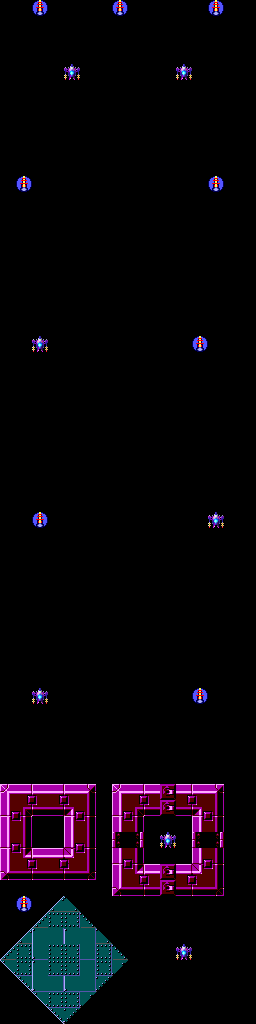

The image is a tile-based game level rendered from a .tmx file. Its description and complete source (layers, tilesets, objects, tile grids) follow:
An orthogonal 16x64 tile map with 16x16 px tiles, 3 tile layers (Background, Tiles, Spawns).

<map version="1.10" tiledversion="1.11.0" orientation="orthogonal" renderorder="right-down" width="16" height="64" tilewidth="16" tileheight="16" infinite="0" nextlayerid="4" nextobjectid="1">
 <tileset firstgid="1" source="../../level-design/assets/tilesets/dg/dg0.tsx" />
 <layer id="3" name="Background" locked="1" width="16" height="64">
  <data encoding="csv">
0,0,0,0,0,0,0,0,0,0,0,0,0,0,0,0,
0,0,0,0,0,0,0,0,0,0,0,0,0,0,0,0,
0,0,0,0,0,0,0,0,0,0,0,0,0,0,0,0,
0,0,0,0,0,0,0,0,0,0,0,0,0,0,0,0,
0,0,0,0,0,0,0,0,0,0,0,0,0,0,0,0,
0,0,0,0,0,0,0,0,0,0,0,0,0,0,0,0,
0,0,0,0,0,0,0,0,0,0,0,0,0,0,0,0,
0,0,0,0,0,0,0,0,0,0,0,0,0,0,0,0,
0,0,0,0,0,0,0,0,0,0,0,0,0,0,0,0,
0,0,0,0,0,0,0,0,0,0,0,0,0,0,0,0,
0,0,0,0,0,0,0,0,0,0,0,0,0,0,0,0,
0,0,0,0,0,0,0,0,0,0,0,0,0,0,0,0,
0,0,0,0,0,0,0,0,0,0,0,0,0,0,0,0,
0,0,0,0,0,0,0,0,0,0,0,0,0,0,0,0,
0,0,0,0,0,0,0,0,0,0,0,0,0,0,0,0,
0,0,0,0,0,0,0,0,0,0,0,0,0,0,0,0,
0,0,0,0,0,0,0,0,0,0,0,0,0,0,0,0,
0,0,0,0,0,0,0,0,0,0,0,0,0,0,0,0,
0,0,0,0,0,0,0,0,0,0,0,0,0,0,0,0,
0,0,0,0,0,0,0,0,0,0,0,0,0,0,0,0,
0,0,0,0,0,0,0,0,0,0,0,0,0,0,0,0,
0,0,0,0,0,0,0,0,0,0,0,0,0,0,0,0,
0,0,0,0,0,0,0,0,0,0,0,0,0,0,0,0,
0,0,0,0,0,0,0,0,0,0,0,0,0,0,0,0,
0,0,0,0,0,0,0,0,0,0,0,0,0,0,0,0,
0,0,0,0,0,0,0,0,0,0,0,0,0,0,0,0,
0,0,0,0,0,0,0,0,0,0,0,0,0,0,0,0,
0,0,0,0,0,0,0,0,0,0,0,0,0,0,0,0,
0,0,0,0,0,0,0,0,0,0,0,0,0,0,0,0,
0,0,0,0,0,0,0,0,0,0,0,0,0,0,0,0,
0,0,0,0,0,0,0,0,0,0,0,0,0,0,0,0,
0,0,0,0,0,0,0,0,0,0,0,0,0,0,0,0,
0,0,0,0,0,0,0,0,0,0,0,0,0,0,0,0,
0,0,0,0,0,0,0,0,0,0,0,0,0,0,0,0,
0,0,0,0,0,0,0,0,0,0,0,0,0,0,0,0,
0,0,0,0,0,0,0,0,0,0,0,0,0,0,0,0,
0,0,0,0,0,0,0,0,0,0,0,0,0,0,0,0,
0,0,0,0,0,0,0,0,0,0,0,0,0,0,0,0,
0,0,0,0,0,0,0,0,0,0,0,0,0,0,0,0,
0,0,0,0,0,0,0,0,0,0,0,0,0,0,0,0,
0,0,0,0,0,0,0,0,0,0,0,0,0,0,0,0,
0,0,0,0,0,0,0,0,0,0,0,0,0,0,0,0,
0,0,0,0,0,0,0,0,0,0,0,0,0,0,0,0,
0,0,0,0,0,0,0,0,0,0,0,0,0,0,0,0,
0,0,0,0,0,0,0,0,0,0,0,0,0,0,0,0,
0,0,0,0,0,0,0,0,0,0,0,0,0,0,0,0,
0,0,0,0,0,0,0,0,0,0,0,0,0,0,0,0,
0,0,0,0,0,0,0,0,0,0,0,0,0,0,0,0,
0,0,0,0,0,0,0,0,0,0,0,0,0,0,0,0,
0,0,0,0,0,0,0,0,0,0,0,0,0,0,0,0,
0,0,0,0,0,0,0,0,0,0,0,0,0,0,0,0,
0,0,0,0,0,0,0,0,0,0,0,0,0,0,0,0,
0,0,0,0,0,0,0,0,0,0,0,0,0,0,0,0,
0,0,0,0,0,0,0,0,0,0,0,0,0,0,0,0,
0,0,0,0,0,0,0,0,0,0,0,0,0,0,0,0,
0,0,0,0,0,0,0,0,0,0,0,0,0,0,0,0,
0,0,0,0,0,0,0,0,0,0,0,0,0,0,0,0,
0,0,0,0,0,0,0,0,0,0,0,0,0,0,0,0,
0,0,0,0,0,0,0,0,0,0,0,0,0,0,0,0,
0,0,0,0,0,0,0,0,0,0,0,0,0,0,0,0,
0,0,0,0,0,0,0,0,0,0,0,0,0,0,0,0,
0,0,0,0,0,0,0,0,0,0,0,0,0,0,0,0,
0,0,0,0,0,0,0,0,0,0,0,0,0,0,0,0,
0,0,0,0,0,0,0,0,0,0,0,0,0,0,0,0
  </data>
 </layer>
 <layer id="1" name="Tiles" width="16" height="64">
  <data encoding="csv">
0,0,8,0,0,0,0,8,0,0,0,0,0,8,0,0,
0,0,0,0,0,0,0,0,0,0,0,0,0,0,0,0,
0,0,0,0,0,0,0,0,0,0,0,0,0,0,0,0,
0,0,0,0,0,0,0,0,0,0,0,0,0,0,0,0,
0,0,0,0,1,0,0,0,0,0,0,1,0,0,0,0,
0,0,0,0,0,0,0,0,0,0,0,0,0,0,0,0,
0,0,0,0,0,0,0,0,0,0,0,0,0,0,0,0,
0,0,0,0,0,0,0,0,0,0,0,0,0,0,0,0,
0,0,0,0,0,0,0,0,0,0,0,0,0,0,0,0,
0,0,0,0,0,0,0,0,0,0,0,0,0,0,0,0,
0,0,0,0,0,0,0,0,0,0,0,0,0,0,0,0,
0,8,0,0,0,0,0,0,0,0,0,0,0,8,0,0,
0,0,0,0,0,0,0,0,0,0,0,0,0,0,0,0,
0,0,0,0,0,0,0,0,0,0,0,0,0,0,0,0,
0,0,0,0,0,0,0,0,0,0,0,0,0,0,0,0,
0,0,0,0,0,0,0,0,0,0,0,0,0,0,0,0,
0,0,0,0,0,0,0,0,0,0,0,0,0,0,0,0,
0,0,0,0,0,0,0,0,0,0,0,0,0,0,0,0,
0,0,0,0,0,0,0,0,0,0,0,0,0,0,0,0,
0,0,0,0,0,0,0,0,0,0,0,0,0,0,0,0,
0,0,0,0,0,0,0,0,0,0,0,0,0,0,0,0,
0,0,1,0,0,0,0,0,0,0,0,0,8,0,0,0,
0,0,0,0,0,0,0,0,0,0,0,0,0,0,0,0,
0,0,0,0,0,0,0,0,0,0,0,0,0,0,0,0,
0,0,0,0,0,0,0,0,0,0,0,0,0,0,0,0,
0,0,0,0,0,0,0,0,0,0,0,0,0,0,0,0,
0,0,0,0,0,0,0,0,0,0,0,0,0,0,0,0,
0,0,0,0,0,0,0,0,0,0,0,0,0,0,0,0,
0,0,0,0,0,0,0,0,0,0,0,0,0,0,0,0,
0,0,0,0,0,0,0,0,0,0,0,0,0,0,0,0,
0,0,0,0,0,0,0,0,0,0,0,0,0,0,0,0,
0,0,0,0,0,0,0,0,0,0,0,0,0,0,0,0,
0,0,8,0,0,0,0,0,0,0,0,0,0,1,0,0,
0,0,0,0,0,0,0,0,0,0,0,0,0,0,0,0,
0,0,0,0,0,0,0,0,0,0,0,0,0,0,0,0,
0,0,0,0,0,0,0,0,0,0,0,0,0,0,0,0,
0,0,0,0,0,0,0,0,0,0,0,0,0,0,0,0,
0,0,0,0,0,0,0,0,0,0,0,0,0,0,0,0,
0,0,0,0,0,0,0,0,0,0,0,0,0,0,0,0,
0,0,0,0,0,0,0,0,0,0,0,0,0,0,0,0,
0,0,0,0,0,0,0,0,0,0,0,0,0,0,0,0,
0,0,0,0,0,0,0,0,0,0,0,0,0,0,0,0,
0,0,0,0,0,0,0,0,0,0,0,0,0,0,0,0,
0,0,1,0,0,0,0,0,0,0,0,0,8,0,0,0,
0,0,0,0,0,0,0,0,0,0,0,0,0,0,0,0,
0,0,0,0,0,0,0,0,0,0,0,0,0,0,0,0,
0,0,0,0,0,0,0,0,0,0,0,0,0,0,0,0,
0,0,0,0,0,0,0,0,0,0,0,0,0,0,0,0,
0,0,0,0,0,0,0,0,0,0,0,0,0,0,0,0,
33,34,37,38,35,36,0,33,34,37,40,38,35,36,0,0,
49,50,53,54,51,52,0,49,50,53,40,54,51,52,0,0,
69,70,0,0,69,70,0,69,70,0,0,0,69,70,0,0,
85,86,0,0,85,86,0,55,56,0,1,0,55,56,0,0,
65,66,37,38,67,68,0,85,86,0,0,0,85,86,0,0,
81,82,53,54,83,84,0,65,66,37,40,38,67,68,0,0,
0,0,0,0,0,0,0,81,82,53,40,54,83,84,0,0,
0,8,0,119,118,0,0,0,0,0,0,0,0,0,0,0,
0,0,103,99,100,102,0,0,0,0,0,0,0,0,0,0,
0,119,97,98,97,98,118,0,0,0,0,0,0,0,0,0,
103,99,113,99,100,114,100,102,0,0,0,1,0,0,0,0,
117,115,97,115,116,98,116,120,0,0,0,0,0,0,0,0,
0,101,113,114,113,114,104,0,0,0,0,0,0,0,0,0,
0,0,117,115,116,120,0,0,0,0,0,0,0,0,0,0,
0,0,0,101,104,0,0,0,0,0,0,0,0,0,0,0
  </data>
 </layer>
 <layer id="2" name="Spawns" width="16" height="64">
  <data encoding="csv">
0,0,0,0,0,0,0,0,0,0,0,0,0,0,0,0,
0,0,0,0,0,0,0,0,0,0,0,0,0,0,0,0,
0,0,0,0,0,0,0,0,0,0,0,0,0,0,0,0,
0,0,0,0,0,0,0,0,0,0,0,0,0,0,0,0,
0,0,0,0,0,0,0,0,0,0,0,0,0,0,0,0,
0,0,0,0,0,0,0,0,0,0,0,0,0,0,0,0,
0,0,0,0,0,0,0,0,0,0,0,0,0,0,0,0,
0,0,0,0,0,0,0,0,0,0,0,0,0,0,0,0,
0,0,0,0,0,0,0,0,0,0,0,0,0,0,0,0,
0,0,0,0,0,0,0,0,0,0,0,0,0,0,0,0,
0,0,0,0,0,0,0,0,0,0,0,0,0,0,0,0,
0,0,0,0,0,0,0,0,0,0,0,0,0,0,0,0,
0,0,0,0,0,0,0,0,0,0,0,0,0,0,0,0,
0,0,0,0,0,0,0,0,0,0,0,0,0,0,0,0,
0,0,0,0,0,0,0,0,0,0,0,0,0,0,0,0,
0,0,0,0,0,0,0,0,0,0,0,0,0,0,0,0,
0,0,0,0,0,0,0,0,0,0,0,0,0,0,0,0,
0,0,0,0,0,0,0,0,0,0,0,0,0,0,0,0,
0,0,0,0,0,0,0,0,0,0,0,0,0,0,0,0,
0,0,0,0,0,0,0,0,0,0,0,0,0,0,0,0,
0,0,0,0,0,0,0,0,0,0,0,0,0,0,0,0,
0,0,0,0,0,0,0,0,0,0,0,0,0,0,0,0,
0,0,0,0,0,0,0,0,0,0,0,0,0,0,0,0,
0,0,0,0,0,0,0,0,0,0,0,0,0,0,0,0,
0,0,0,0,0,0,0,0,0,0,0,0,0,0,0,0,
0,0,0,0,0,0,0,0,0,0,0,0,0,0,0,0,
0,0,0,0,0,0,0,0,0,0,0,0,0,0,0,0,
0,0,0,0,0,0,0,0,0,0,0,0,0,0,0,0,
0,0,0,0,0,0,0,0,0,0,0,0,0,0,0,0,
0,0,0,0,0,0,0,0,0,0,0,0,0,0,0,0,
0,0,0,0,0,0,0,0,0,0,0,0,0,0,0,0,
0,0,0,0,0,0,0,0,0,0,0,0,0,0,0,0,
0,0,0,0,0,0,0,0,0,0,0,0,0,0,0,0,
0,0,0,0,0,0,0,0,0,0,0,0,0,0,0,0,
0,0,0,0,0,0,0,0,0,0,0,0,0,0,0,0,
0,0,0,0,0,0,0,0,0,0,0,0,0,0,0,0,
0,0,0,0,0,0,0,0,0,0,0,0,0,0,0,0,
0,0,0,0,0,0,0,0,0,0,0,0,0,0,0,0,
0,0,0,0,0,0,0,0,0,0,0,0,0,0,0,0,
0,0,0,0,0,0,0,0,0,0,0,0,0,0,0,0,
0,0,0,0,0,0,0,0,0,0,0,0,0,0,0,0,
0,0,0,0,0,0,0,0,0,0,0,0,0,0,0,0,
0,0,0,0,0,0,0,0,0,0,0,0,0,0,0,0,
0,0,0,0,0,0,0,0,0,0,0,0,0,0,0,0,
0,0,0,0,0,0,0,0,0,0,0,0,0,0,0,0,
0,0,0,0,0,0,0,0,0,0,0,0,0,0,0,0,
0,0,0,0,0,0,0,0,0,0,0,0,0,0,0,0,
0,0,0,0,0,0,0,0,0,0,0,0,0,0,0,0,
0,0,0,0,0,0,0,0,0,0,0,0,0,0,0,0,
0,0,0,0,0,0,0,0,0,0,0,0,0,0,0,0,
0,0,0,0,0,0,0,0,0,0,0,0,0,0,0,0,
0,0,0,0,0,0,0,0,0,0,0,0,0,0,0,0,
0,0,0,0,0,0,0,0,0,0,0,0,0,0,0,0,
0,0,0,0,0,0,0,0,0,0,0,0,0,0,0,0,
0,0,0,0,0,0,0,0,0,0,0,0,0,0,0,0,
0,0,0,0,0,0,0,0,0,0,0,0,0,0,0,0,
0,0,0,0,0,0,0,0,0,0,0,0,0,0,0,0,
0,0,0,0,0,0,0,0,0,0,0,0,0,0,0,0,
0,0,0,0,0,0,0,0,0,0,0,0,0,0,0,0,
0,0,0,0,0,0,0,0,0,0,0,0,0,0,0,0,
0,0,0,0,0,0,0,0,0,0,0,0,0,0,0,0,
0,0,0,0,0,0,0,0,0,0,0,0,0,0,0,0,
0,0,0,0,0,0,0,0,0,0,0,0,0,0,0,0,
0,0,0,0,0,0,0,0,0,0,0,0,0,0,0,0
  </data>
 </layer>
</map>
